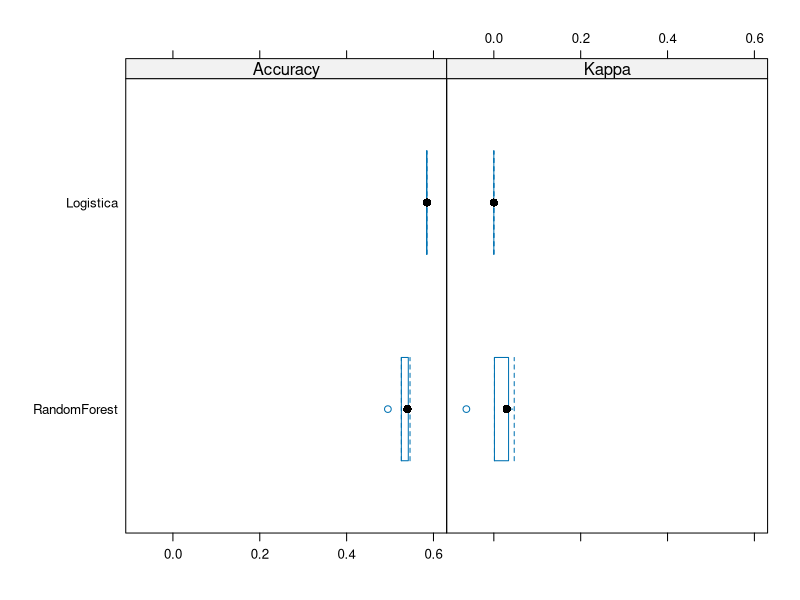

This figure's R source:
# ============================================
# 06 - VALIDACIÓN CRUZADA Y COMPARACIÓN
# ============================================

library(caret)
library(randomForest)

# Cargar datos
data <- read.csv("datos/processed/casino_simulado.csv")
data$perdio <- as.factor(data$perdio)

# Configurar validación cruzada 5-fold
control <- trainControl(method = "cv", number = 5)

# Modelo 1: Regresión Logística
set.seed(123)
modelo_logit <- train(perdio ~ Bet + hora,
  data = data,
  method = "glm",
  family = "binomial",
  trControl = control
)

# Modelo 2: Random Forest
set.seed(123)
modelo_rf <- train(perdio ~ Bet + hora + dia_semana,
  data = data,
  method = "rf",
  trControl = control
)

# Comparar modelos
resultados <- resamples(list(
  Logistica = modelo_logit,
  RandomForest = modelo_rf
))

summary(resultados)

# Gráfico comparativo
png("results/figures/comparacion_modelos.png", width = 800, height = 600)
bwplot(resultados)
dev.off()

# Mejores modelos
cat("\n=== MEJOR MODELO ===\n")
cat("Regresión Logística - Accuracy:", max(modelo_logit$results$Accuracy), "\n")
cat("Random Forest - Accuracy:", max(modelo_rf$results$Accuracy), "\n")
